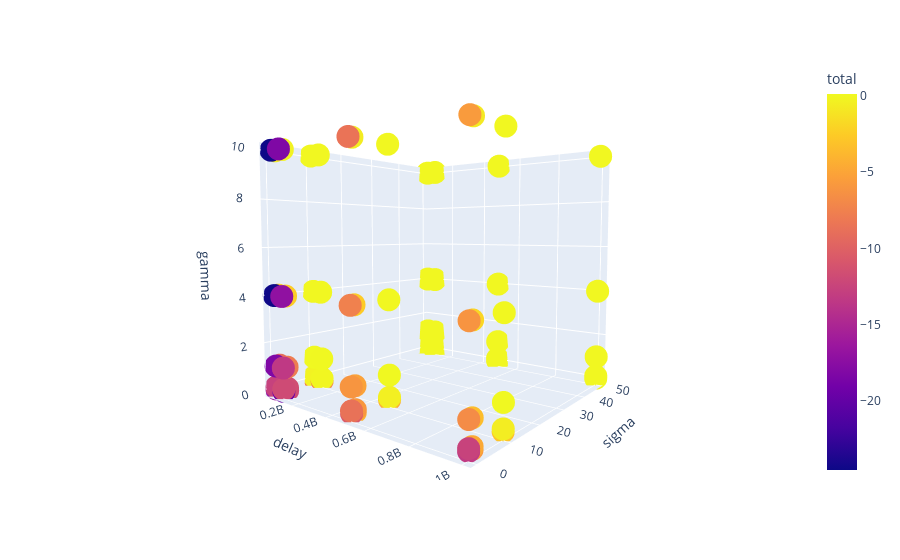

Source (notebook cell):
### Code cell
fig = px.scatter_3d(grid_results.groupby(['delay', 'gamma', 'sigma']).mean().reset_index(), x='delay', y='sigma', z='gamma',
                    color='total')
fig.show()
